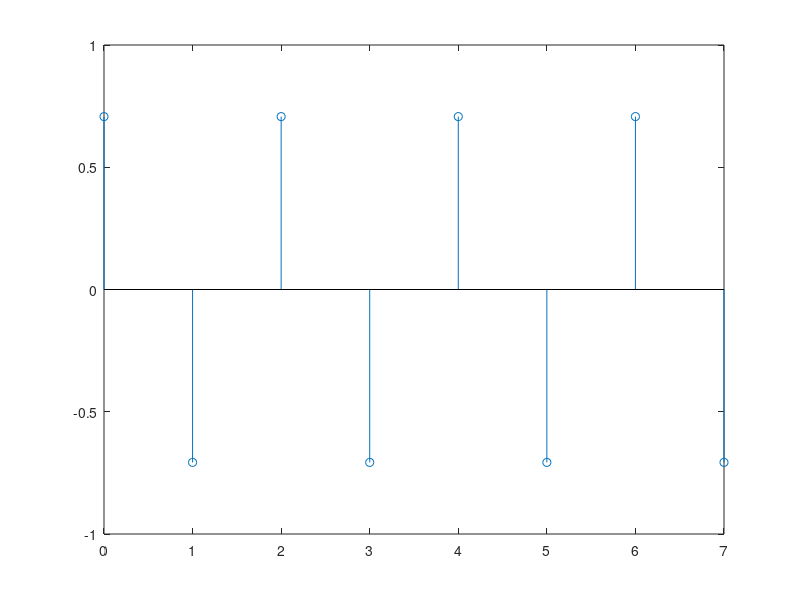
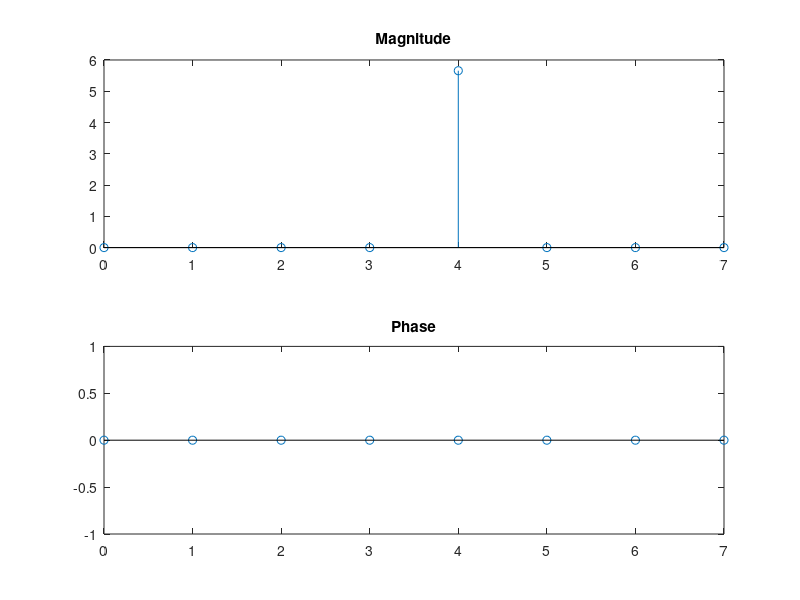

MATLAB code to generate these figures, in order:
close all
clear

N=8;
n=[0:N-1]';
fs=4000;
ts=1/fs;
f0=fs/2;
th=pi/4;%0;%pi/2;
xn=sin(2*pi*f0*n*ts + th);
figure
stem(n,[xn])

y = fft(xn);                             % Compute DFT of x
m = abs(y);                               % Magnitude
y(m<1e-6) = 0;
p = unwrap(angle(y));                     % Phase

figure
subplot(2,1,1)
stem(n,m)
title('Magnitude')
subplot(2,1,2)
stem(n,p*180/pi)
title('Phase')
m(N/2+1)
